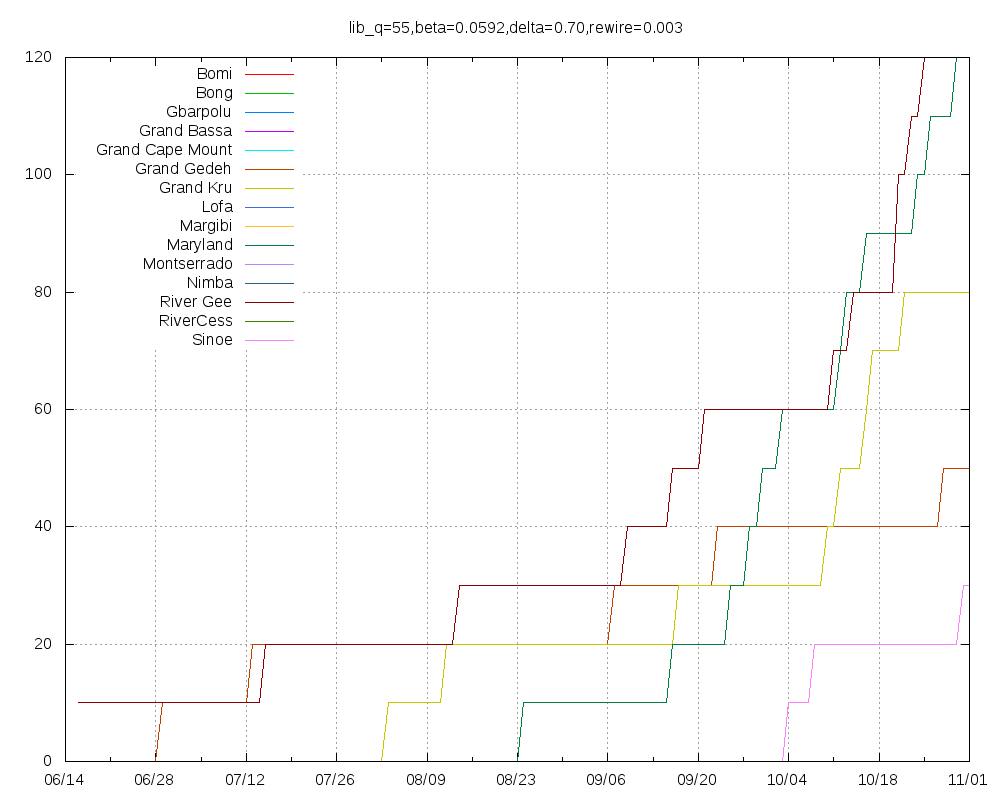

gnuplot code for this plot:
set title "lib_q=55,beta=0.0592,delta=0.70,rewire=0.003"
set key top left
set grid
set xdata time
set timefmt "%Y-%m-%d"
set terminal png size 1000,800
set output "lib_q=55,beta=0.0592,delta=0.70,rewire=0.003.png"
plot "Bomi.tab" using 1:2 title "Bomi" with lines,"Bong.tab" using 1:2 title "Bong" with lines,"Gbarpolu.tab" using 1:2 title "Gbarpolu" with lines,"Grand_Bassa.tab" using 1:2 title "Grand Bassa" with lines,"Grand_Cape_Mount.tab" using 1:2 title "Grand Cape Mount" with lines,"Grand_Gedeh.tab" using 1:2 title "Grand Gedeh" with lines,"Grand_Kru.tab" using 1:2 title "Grand Kru" with lines,"Lofa.tab" using 1:2 title "Lofa" with lines,"Margibi.tab" using 1:2 title "Margibi" with lines,"Maryland.tab" using 1:2 title "Maryland" with lines,"Montserrado.tab" using 1:2 title "Montserrado" with lines,"Nimba.tab" using 1:2 title "Nimba" with lines,"River_Gee.tab" using 1:2 title "River Gee" with lines,"RiverCess.tab" using 1:2 title "RiverCess" with lines,"Sinoe.tab" using 1:2 title "Sinoe" with lines
